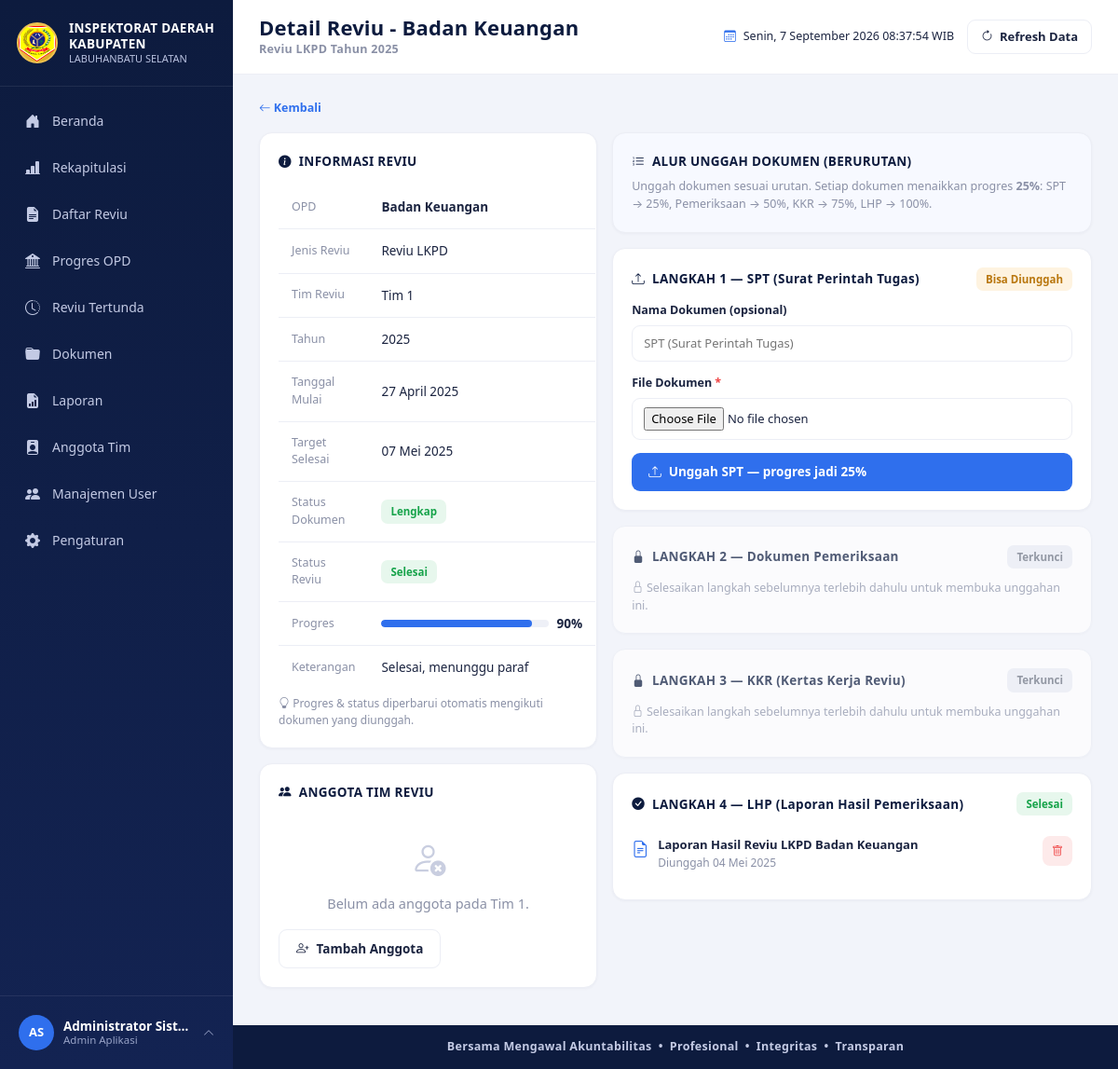
Screenshot of /reviu_detail.php?id=7 (signed in) with the database file from the repository.
### tables this page shows
CREATE TABLE users (
  id INT AUTO_INCREMENT PRIMARY KEY,
  username VARCHAR(50) NOT NULL UNIQUE,
  password VARCHAR(255) NOT NULL,
  nama_lengkap VARCHAR(100) NOT NULL,
  jabatan VARCHAR(100) DEFAULT NULL,
  role_id INT NOT NULL,
  avatar VARCHAR(255) DEFAULT NULL,
  status ENUM('aktif','nonaktif') NOT NULL DEFAULT 'aktif',
  created_at TIMESTAMP DEFAULT CURRENT_TIMESTAMP,
  CONSTRAINT fk_users_role FOREIGN KEY (role_id) REFERENCES roles(id)
);

CREATE TABLE reviu (
  id INT AUTO_INCREMENT PRIMARY KEY,
  opd_id INT NOT NULL,
  jenis_reviu_id INT NOT NULL,
  tim_reviu_id INT NOT NULL,
  tahun YEAR NOT NULL,
  tgl_mulai DATE NOT NULL,
  tgl_target_selesai DATE NOT NULL,
  dokumen_status ENUM('Lengkap','Belum Lengkap') NOT NULL DEFAULT 'Belum Lengkap',
  status ENUM('Belum Mulai','Proses','Selesai','Tertunda') NOT NULL DEFAULT 'Belum Mulai',
  progres TINYINT UNSIGNED NOT NULL DEFAULT 0,
  keterangan VARCHAR(255) DEFAULT NULL,
  created_by INT DEFAULT NULL,
  created_at TIMESTAMP DEFAULT CURRENT_TIMESTAMP,
  updated_at TIMESTAMP DEFAULT CURRENT_TIMESTAMP ON UPDATE CURRENT_TIMESTAMP,
  CONSTRAINT fk_reviu_opd FOREIGN KEY (opd_id) REFERENCES opd(id),
  CONSTRAINT fk_reviu_jenis FOREIGN KEY (jenis_reviu_id) REFERENCES jenis_reviu(id),
  CONSTRAINT fk_reviu_tim FOREIGN KEY (tim_reviu_id) REFERENCES tim_reviu(id)
);

CREATE TABLE opd (
  id INT AUTO_INCREMENT PRIMARY KEY,
  nama_opd VARCHAR(150) NOT NULL,
  created_at TIMESTAMP DEFAULT CURRENT_TIMESTAMP
);

CREATE TABLE jenis_reviu (
  id INT AUTO_INCREMENT PRIMARY KEY,
  nama_jenis VARCHAR(100) NOT NULL
);

CREATE TABLE tim_reviu (
  id INT AUTO_INCREMENT PRIMARY KEY,
  nama_tim VARCHAR(50) NOT NULL
);

CREATE TABLE dokumen (
  id INT AUTO_INCREMENT PRIMARY KEY,
  reviu_id INT NOT NULL,
  jenis ENUM('SPT','Pemeriksaan','KKR','LHP') NOT NULL DEFAULT 'Pemeriksaan',
  nama_dokumen VARCHAR(150) NOT NULL,
  file_path VARCHAR(255) DEFAULT NULL,
  status ENUM('Lengkap','Belum Lengkap') NOT NULL DEFAULT 'Belum Lengkap',
  tanggal_upload DATE DEFAULT NULL,
  created_at TIMESTAMP DEFAULT CURRENT_TIMESTAMP,
  CONSTRAINT fk_dokumen_reviu FOREIGN KEY (reviu_id) REFERENCES reviu(id) ON DELETE CASCADE
);

### reviu_detail.php (the view, shortened to what the rows shown need)
<?php
require_once __DIR__ . '/includes/auth.php';
require_once __DIR__ . '/includes/functions.php';
$id = (int) ($_GET['id'] ?? 0);
$stmt = $pdo->prepare("SELECT r.*, o.nama_opd, j.nama_jenis, t.nama_tim
                        FROM reviu r
                        JOIN opd o ON o.id = r.opd_id
                        JOIN jenis_reviu j ON j.id = r.jenis_reviu_id
                        JOIN tim_reviu t ON t.id = r.tim_reviu_id
                        WHERE r.id = ?");
$stmt->execute([$id]);
$reviu = $stmt->fetch();
$stmt = $pdo->prepare("SELECT * FROM dokumen WHERE reviu_id = ? ORDER BY id ASC");
$stmt->execute([$id]);
$dokumen_list = $stmt->fetchAll();
$dok_by_jenis = [];
foreach ($dokumen_list as $d) {
    $dok_by_jenis[$d['jenis']][] = $d;
}
$terunggah = array_keys($dok_by_jenis);
$stmt = $pdo->prepare("SELECT ta.peran, u.nama_lengkap, u.jabatan
                        FROM tim_anggota ta JOIN users u ON u.id = ta.user_id
                        WHERE ta.tim_reviu_id = ?
                        ORDER BY (ta.peran = 'Ketua') DESC, u.nama_lengkap ASC");
$stmt->execute([$reviu['tim_reviu_id']]);
$anggota_tim = $stmt->fetchAll();
$is_editor = in_array(current_role(), ['administrator', 'auditor'], true);
$jenis_list = dokumen_jenis_list();
$page_title = 'Detail Reviu - ' . $reviu['nama_opd'];
$page_subtitle = $reviu['nama_jenis'] . ' Tahun ' . $reviu['tahun'];
include __DIR__ . '/includes/header.php';
?>
<div class="row g-3">
  <div class="col-lg-5">
    <div class="card-x mb-3">
      <table class="table-x" style="font-size:13.5px;">
        <tbody>
          <tr><td class="small-muted" style="width:170px;">OPD</td><td><b><?= e($reviu['nama_opd']) ?></b></td></tr>
          <tr><td class="small-muted">Jenis Reviu</td><td><?= e($reviu['nama_jenis']) ?></td></tr>
          <tr><td class="small-muted">Tim Reviu</td><td><?= e($reviu['nama_tim']) ?></td></tr>
          <tr><td class="small-muted">Tahun</td><td><?= e($reviu['tahun']) ?></td></tr>
          <tr><td class="small-muted">Tanggal Mulai</td><td><?= format_tanggal_indo($reviu['tgl_mulai']) ?></td></tr>
          <tr><td class="small-muted">Target Selesai</td><td><?= format_tanggal_indo($reviu['tgl_target_selesai']) ?></td></tr>
          <tr><td class="small-muted">Status Dokumen</td><td><span class="badge-x <?= dokumen_badge_class($reviu['dokumen_status']) ?>"><?= e($reviu['dokumen_status']) ?></span></td></tr>
          <tr><td class="small-muted">Status Reviu</td><td><span class="badge-x <?= status_badge_class($reviu['status']) ?>"><?= e($reviu['status']) ?></span></td></tr>
          <tr><td class="small-muted">Progres</td><td>
            <div class="d-flex align-items-center gap-2">
              <div class="progress-thin" style="width:180px;"><div class="bar" style="width:<?= (int)$reviu['progres'] ?>%; background:<?= progres_bar_color($reviu['progres']) ?>;"></div></div>
              <b><?= (int)$reviu['progres'] ?>%</b>
            </div>
          </td></tr>
          <tr><td class="small-muted">Keterangan</td><td><?= e($reviu['keterangan'] ?: '-') ?></td></tr>
        </tbody>
      </table>
    </div>
    <div class="card-x mb-3">
      <div class="card-x-title"><i class="bi bi-people-fill"></i> ANGGOTA TIM REVIU</div>
      <?php if (empty($anggota_tim)): ?>
        <div class="empty-state py-3"><i class="bi bi-person-x"></i>Belum ada anggota pada <?= e($reviu['nama_tim']) ?>.</div>
        <?php if (current_role() === 'administrator'): ?>
          <a href="anggota_tim.php?tim=<?= (int)$reviu['tim_reviu_id'] ?>" class="btn-x btn-outline-x"><i class="bi bi-person-plus"></i> Tambah Anggota</a>
        <?php endif; ?>
      <?php else: foreach ($anggota_tim as $a): ?>
        <div class="jadwal-item">
          <i class="bi bi-person-badge" style="color:var(--blue); font-size:18px;"></i>
          <div style="flex:1;">
            <div class="jadwal-title"><?= e($a['nama_lengkap']) ?></div>
            <div class="jadwal-sub"><?= e($a['jabatan'] ?: 'Auditor') ?></div>
          </div>
          <span class="badge-x <?= $a['peran'] === 'Ketua' ? 'badge-proses' : 'badge-belummulai' ?>"><?= e($a['peran']) ?></span>
        </div>
      <?php endforeach; endif; ?>
    </div>
  </div>
  <div class="col-lg-7">
    <?php
    $step = 0;
    foreach ($jenis_list as $key => $cfg):
        $step++;
        $items = $dok_by_jenis[$key] ?? [];
        $sudah = !empty($items);
        $terbuka = dokumen_jenis_terbuka($key, $terunggah);
        if ($sudah) { $badge = '<span class="badge-x badge-lengkap">Selesai</span>'; }
        elseif ($terbuka) { $badge = '<span class="badge-x badge-proses">Bisa Diunggah</span>'; }
        else { $badge = '<span class="badge-x badge-belummulai">Terkunci</span>'; }
    ?>
    <div class="card-x mb-3" style="<?= (!$sudah && !$terbuka) ? 'opacity:.7;' : '' ?>">
      <div class="d-flex justify-content-between align-items-center" style="margin-bottom:12px;">
        <div class="card-x-title mb-0">
          <i class="bi bi-<?= $sudah ? 'check-circle-fill' : ($terbuka ? 'upload' : 'lock-fill') ?>"></i>
          LANGKAH <?= $step ?> &mdash; <?= e($cfg['label']) ?>
        </div>
        <?= $badge ?>
      </div>
      <?php if ($sudah): ?>
        <?php foreach ($items as $d): ?>
        <div class="jadwal-item">
          <i class="bi bi-file-earmark-text" style="color:var(--blue); font-size:18px;"></i>
          <div style="flex:1;">
            <div class="jadwal-title"><?= e($d['nama_dokumen']) ?></div>
            <div class="jadwal-sub">Diunggah <?= format_tanggal_indo($d['tanggal_upload']) ?></div>
          </div>
          <?php if ($is_editor): ?>
          <form method="POST" action="process/process_dokumen.php" onsubmit="return confirm('Hapus dokumen ini? Progres reviu akan dihitung ulang.');">
            <button type="submit" class="btn-eye" style="background:var(--red-light); color:var(--red);"><i class="bi bi-trash" style="font-size:12px;"></i></button>
          </form>
          <?php endif; ?>
        </div>
        <?php endforeach; ?>
      <?php endif; ?>
    </div>
    <?php endforeach; ?>
  </div>
</div>
<?php include __DIR__ . '/includes/footer.php'; ?>

### includes/header.php (shortened to what the rows shown need)
<?php
$page_title = isset($page_title) ? $page_title : APP_NAME;
$page_subtitle = isset($page_subtitle) ? $page_subtitle : APP_INSTANSI;
?>
<!DOCTYPE html>
<html lang="id">
<head>
<link href="https://cdn.jsdelivr.net/npm/bootstrap@5.3.3/dist/css/bootstrap.min.css" rel="stylesheet">
<link href="https://cdn.jsdelivr.net/npm/bootstrap-icons@1.11.3/font/bootstrap-icons.css" rel="stylesheet">
<link href="<?= base_url('assets/css/style.css') ?>" rel="stylesheet">
</head>
<body>
<div class="app-wrapper">
<?php include __DIR__ . '/sidebar.php'; ?>
<div class="main-content">
  <div class="topbar">
    <div>
      <h1 class="page-title"><?= e($page_title) ?></h1>
      <div class="page-subtitle"><?= e($page_subtitle) ?></div>
    </div>
  </div>
  <div class="content-area">

### includes/sidebar.php (shortened to what the rows shown need)
<?php
$__user = current_user_data();
$__role = current_role();
$__avatar = avatar_url($__user['avatar']);
?>
<aside class="sidebar" id="appSidebar">
    <div class="sidebar-user">
        <div class="user-row" id="userRowToggle">
            <?php if ($__avatar): ?>
            <img src="<?= e($__avatar) ?>" class="avatar-sm" alt="avatar">
            <?php else: ?>
            <div class="avatar-sm"><?= e(initials($__user['nama_lengkap'])) ?></div>
            <?php endif; ?>
            <div class="user-info">
                <div class="u-name"><?= e($__user['nama_lengkap']) ?></div>
                <div class="u-role"><?= e($__user['jabatan'] ? $__user['jabatan'] : role_label($__role)) ?></div>
            </div>
            <i class="bi bi-chevron-up caret"></i>
        </div>
    </div>
</aside>

### rows the page displays
users: nama_lengkap "AS", nama_lengkap "Administrator Sist…", jabatan "Admin Aplikasi"
reviu: opd.nama_opd "Detail Reviu - Badan Keuangan", page_subtitle "Reviu LKPD Tahun 2025", opd.nama_opd "Badan Keuangan", jenis_reviu.nama_jenis "Reviu LKPD", tim_reviu.nama_tim "Tim 1", tahun "2025", tgl_mulai "27 April 2025", tgl_target_selesai "07 Mei 2025", dokumen_status "Lengkap", status "Selesai", progres "90", keterangan "Selesai, menunggu paraf"
dokumen: nama_dokumen "Laporan Hasil Reviu LKPD Badan Keuangan", tanggal_upload "04 Mei 2025"

### other values shown
$item['label'] "Beranda"
$item['label'] "Rekapitulasi"
$item['label'] "Daftar Reviu"
$item['label'] "Progres OPD"
$item['label'] "Reviu Tertunda"
$item['label'] "Dokumen"
$item['label'] "Laporan"
$item['label'] "Anggota Tim"
$item['label'] "Manajemen User"
$item['label'] "Pengaturan"
$cfg['label'] "SPT (Surat Perintah Tugas)"
$cfg['singkat'] "SPT"
$cfg['progres'] "25"
$cfg['label'] "Dokumen Pemeriksaan"
$cfg['label'] "KKR (Kertas Kerja Reviu)"
